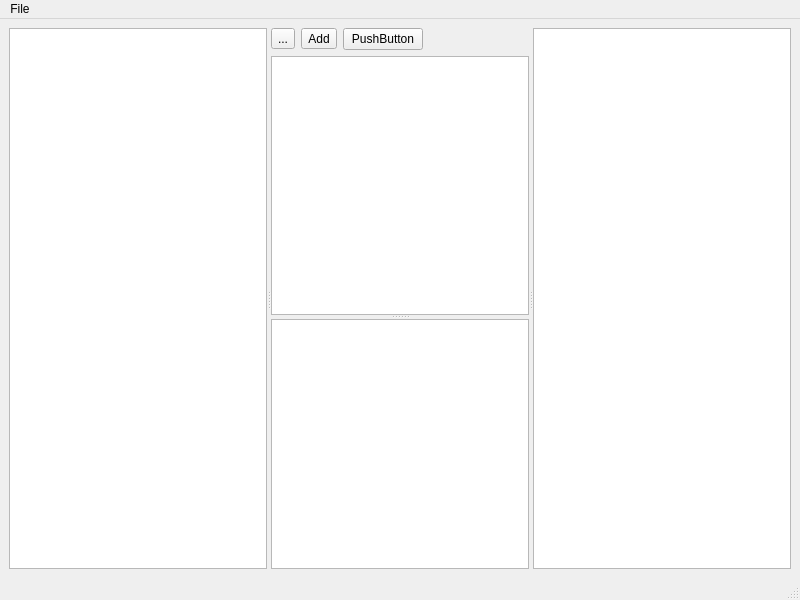
<?xml version="1.0" encoding="UTF-8"?>
<ui version="4.0">
 <class>system_designer</class>
 <widget class="QMainWindow" name="system_designer">
  <property name="geometry">
   <rect>
    <x>0</x>
    <y>0</y>
    <width>800</width>
    <height>600</height>
   </rect>
  </property>
  <property name="windowTitle">
   <string>MainWindow</string>
  </property>
  <widget class="QWidget" name="centralwidget">
   <layout class="QGridLayout" name="gridLayout_2">
    <item row="0" column="0">
     <widget class="QSplitter" name="splitter_2">
      <property name="orientation">
       <enum>Qt::Orientation::Horizontal</enum>
      </property>
      <widget class="QListView" name="listView"/>
      <widget class="QSplitter" name="splitter">
       <property name="orientation">
        <enum>Qt::Orientation::Vertical</enum>
       </property>
       <widget class="QWidget" name="layoutWidget">
        <layout class="QGridLayout" name="gridLayout">
         <item row="0" column="0">
          <layout class="QHBoxLayout" name="horizontalLayout">
           <item>
            <widget class="QToolButton" name="toolButton">
             <property name="text">
              <string>...</string>
             </property>
            </widget>
           </item>
           <item>
            <widget class="QToolButton" name="toolButton_2">
             <property name="text">
              <string>Add</string>
             </property>
            </widget>
           </item>
           <item>
            <widget class="QPushButton" name="pushButton">
             <property name="text">
              <string>PushButton</string>
             </property>
            </widget>
           </item>
           <item>
            <spacer name="horizontalSpacer">
             <property name="orientation">
              <enum>Qt::Orientation::Horizontal</enum>
             </property>
             <property name="sizeHint" stdset="0">
              <size>
               <width>40</width>
               <height>20</height>
              </size>
             </property>
            </spacer>
           </item>
          </layout>
         </item>
         <item row="1" column="0">
          <widget class="QGraphicsView" name="graphicsView"/>
         </item>
        </layout>
       </widget>
       <widget class="QTextEdit" name="textEdit"/>
      </widget>
      <widget class="QTableWidget" name="tableWidget"/>
     </widget>
    </item>
   </layout>
  </widget>
  <widget class="QMenuBar" name="menubar">
   <property name="geometry">
    <rect>
     <x>0</x>
     <y>0</y>
     <width>800</width>
     <height>27</height>
    </rect>
   </property>
   <widget class="QMenu" name="menuFile">
    <property name="title">
     <string>File</string>
    </property>
   </widget>
   <addaction name="menuFile"/>
  </widget>
  <widget class="QStatusBar" name="statusbar"/>
 </widget>
 <resources/>
 <connections/>
</ui>
